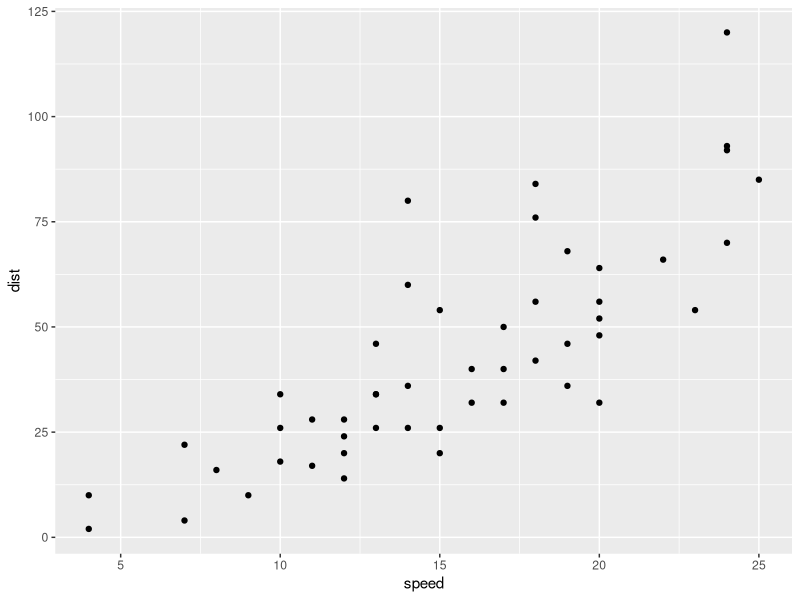
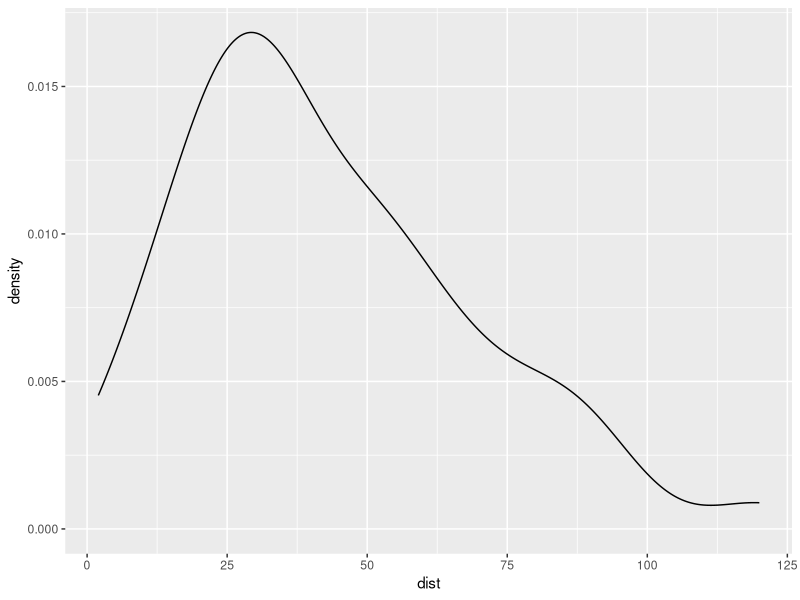
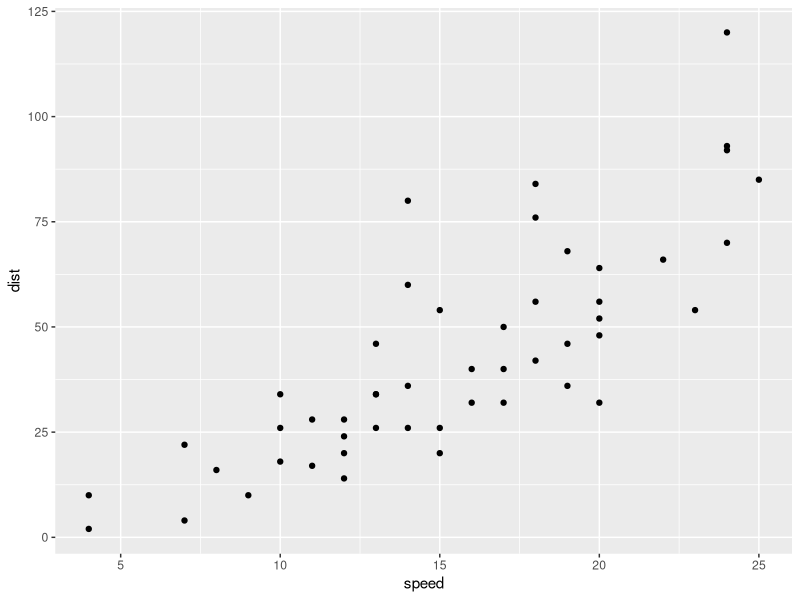

Write R code to recreate these figures, in order.
## ---- chunk 1
# Load a nice library for plotting
# Install first if you don't have them yet
# install.packages('ggplot2')
library(ggplot2)
## ---- chunk 2
dat <- cars
head(dat)
## ---- chunk 3
summary(dat)
## ---- chunk 4
scatter <- ggplot(dat, aes(x=speed, y=dist)) + geom_point()
scatter
## ---- chunk 5
sample.mean <- mean(dat$speed)
sample.sd <- sd(dat$speed)
sample.n <- length(dat$speed)
## ---- chunk 6
print(c("sample mean",sample.mean))
print(c("sample standard deviation",sample.sd))
print(c("sample count",sample.mean))
## ---- chunk 7
alpha <- 0.05
degree.freedom <- sample.n - 1
t.score <- qt(alpha/2, degree.freedom, lower.tail=F)
t.score
## ---- chunk 8
margin.error <- t.score * (sample.sd/sqrt(sample.n))

lower.bound <- sample.mean - margin.error
upper.bound <- sample.mean + margin.error

print(c(lower.bound, upper.bound))
## ---- chunk 9
model <- lm(speed ~ 1, dat)
confint(model, level = 0.95)
## ---- chunk 10
ggplot(dat, aes(x=dist)) + geom_density()
## ---- chunk 11
guessed.mean <- 35
guessed.mean
## ---- chunk 12
# The default of t.test will be two-sided
# It is used to test the alternative hypothesis that the mean is not 35
t.test(dat$dist, mu=35)
## ---- chunk 13
# It is also possible to do one-sided test

# This is to test the alternative hypothesis that the mean will be greater than 35
t.test(dat$dist, mu=35, alternative = "greater")

# And this is to test the hypothesis that it is lower
t.test(dat$dist, mu=35, alternative = "less")
## ---- chunk 14
dat2 <- sleep
print(dat2)
summary(dat2)
## ---- chunk 15
t.test(dat2$extra)
## ---- chunk 16
# We first need to split the data set
drug1 <- subset(dat2, group==1)
drug2 <- subset(dat2, group==2)
## ---- chunk 17
print(drug1)
print(drug2)
## ---- chunk 18
#Now we do the t-test
t.test(x = drug1$extra, y = drug2$extra, paired = TRUE, var.equal = TRUE)
## ---- chunk 19
scatter
## ---- chunk 20
linear <- lm(dat$dist~dat$speed)
summary(linear)
confint(linear, level=0.95)
## ---- chunk 21
# scatter + geom_smooth(method=lm , color="red", se=TRUE)
